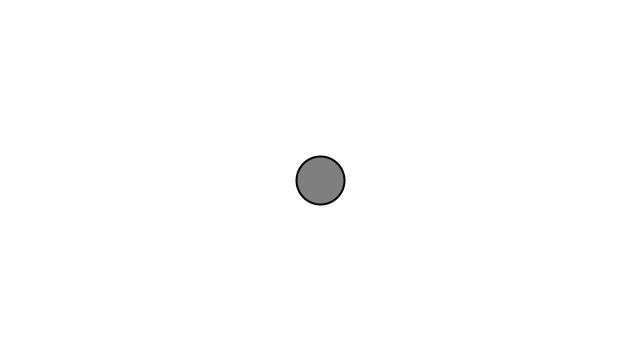
Frame 1 (no input)
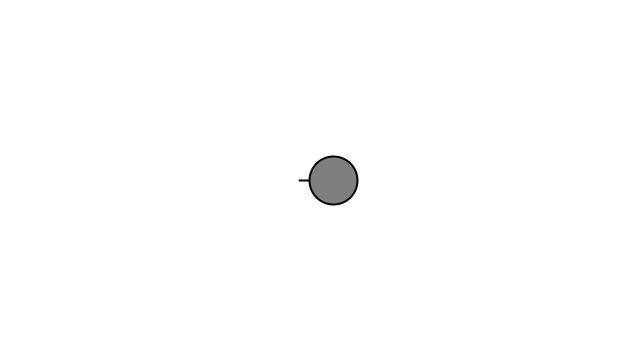
Frame 60 (the mouse pressed at the canvas centre just before this capture)
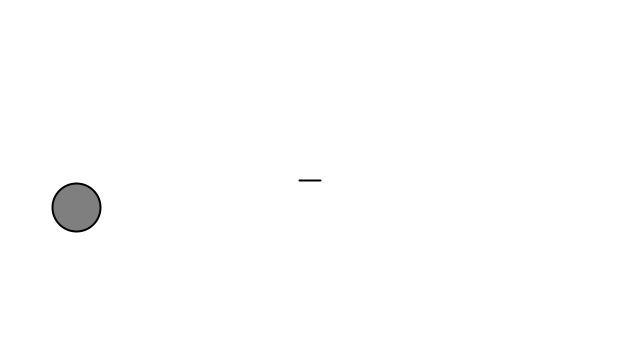
Frame 120 (the mouse held since frame 60 and released just before this capture)

The Processing sketch that drew these frames (run headless with seeded random() and noise(); from frame 60 on, the mouse is pressed at the canvas centre):

// Processing sketch: Extra_instantforce
// ── Extra_instantforce.pde


Mover m;

float t = 0.0;

void setup() {
  size(640, 360);
  m = new Mover();
}

void draw() {
  background(255);

  // Perlin noise wind
  float wx = map(noise(t),0,1,-1,1);
  PVector wind = new PVector(wx, 0);
  t += 0.01;
  line(width/2,height/2,width/2+wind.x*100,height/2+wind.y*100);
  m.applyForce(wind);
  
  // Gravity
  PVector gravity = new PVector(0, 0.1);
  //m.applyForce(gravity);

  // Shake force
  //m.shake();
  
  // Boundary force
  if (m.location.x > width - 50) {
    PVector boundary = new PVector(-1,0);
    m.applyForce(boundary);
  } else if (m.location.x < 50) {
    PVector boundary = new PVector(1,0);
    m.applyForce(boundary);
  }
  
  
  

  m.update();
  m.display();
  //m.checkEdges();
}

// Instant Force
void mousePressed() {
  PVector cannon = PVector.random2D();
  cannon.mult(5);
  m.applyForce(cannon);
}
// ── Mover.pde


class Mover {

  PVector location;
  PVector velocity;
  PVector acceleration;
  float mass;

  Mover() {
    location = new PVector(width/2,height/2);
    velocity = new PVector(0,0);
    acceleration = new PVector(0,0);
    mass = 1;
  }
  
  void shake() {
     PVector force = PVector.random2D();
     force.mult(0.7);
     applyForce(force); 
   
    
  }
  
  void applyForce(PVector force) {
    PVector f = PVector.div(force,mass);
    acceleration.add(f);
  }
  
  void update() {
    velocity.add(acceleration);
    location.add(velocity);
    acceleration.mult(0);
    
    // Simple friction
    velocity.mult(0.95);
    
  }

  void display() {
    stroke(0);
    strokeWeight(2);
    fill(127);
    ellipse(location.x,location.y,48,48);
  }

  void checkEdges() {

    if (location.x > width) {
      location.x = width;
      velocity.x *= -1;
    } else if (location.x < 0) {
      velocity.x *= -1;
      location.x = 0;
    }

    if (location.y > height) {
      velocity.y *= -1;
      location.y = height;
    }

  }

}
